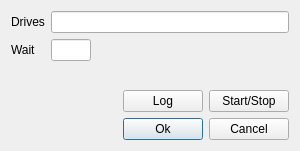
<?xml version="1.0" encoding="UTF-8"?>
<ui version="4.0">
 <class>SettingsDialog</class>
 <widget class="QDialog" name="SettingsDialog">
  <property name="geometry">
   <rect>
    <x>0</x>
    <y>0</y>
    <width>300</width>
    <height>151</height>
   </rect>
  </property>
  <property name="minimumSize">
   <size>
    <width>300</width>
    <height>150</height>
   </size>
  </property>
  <property name="maximumSize">
   <size>
    <width>800</width>
    <height>300</height>
   </size>
  </property>
  <property name="windowTitle">
   <string>HD Active</string>
  </property>
  <layout class="QVBoxLayout" name="verticalLayout">
   <item>
    <layout class="QGridLayout" name="gridLayout">
     <property name="sizeConstraint">
      <enum>QLayout::SizeConstraint::SetDefaultConstraint</enum>
     </property>
     <item row="0" column="0">
      <widget class="QLabel" name="drives_label">
       <property name="text">
        <string>Drives</string>
       </property>
       <property name="buddy">
        <cstring>drives_line_edit</cstring>
       </property>
      </widget>
     </item>
     <item row="0" column="1">
      <widget class="QLineEdit" name="drives_line_edit"/>
     </item>
     <item row="1" column="0">
      <widget class="QLabel" name="wait_label">
       <property name="text">
        <string>Wait</string>
       </property>
       <property name="buddy">
        <cstring>wait_line_edit</cstring>
       </property>
      </widget>
     </item>
     <item row="1" column="1">
      <widget class="QLineEdit" name="wait_line_edit">
       <property name="maximumSize">
        <size>
         <width>40</width>
         <height>16777215</height>
        </size>
       </property>
      </widget>
     </item>
    </layout>
   </item>
   <item>
    <spacer name="verticalSpacer">
     <property name="orientation">
      <enum>Qt::Orientation::Vertical</enum>
     </property>
     <property name="sizeHint" stdset="0">
      <size>
       <width>20</width>
       <height>40</height>
      </size>
     </property>
    </spacer>
   </item>
   <item>
    <layout class="QHBoxLayout" name="horizontalLayout_2">
     <item>
      <spacer name="horizontalSpacer_2">
       <property name="orientation">
        <enum>Qt::Orientation::Horizontal</enum>
       </property>
       <property name="sizeHint" stdset="0">
        <size>
         <width>40</width>
         <height>20</height>
        </size>
       </property>
      </spacer>
     </item>
     <item>
      <widget class="QPushButton" name="log_button">
       <property name="text">
        <string>Log</string>
       </property>
      </widget>
     </item>
     <item>
      <widget class="QPushButton" name="change_state_button">
       <property name="text">
        <string>Start/Stop</string>
       </property>
      </widget>
     </item>
    </layout>
   </item>
   <item>
    <layout class="QHBoxLayout" name="horizontalLayout">
     <item>
      <spacer name="horizontalSpacer">
       <property name="orientation">
        <enum>Qt::Orientation::Horizontal</enum>
       </property>
       <property name="sizeHint" stdset="0">
        <size>
         <width>40</width>
         <height>20</height>
        </size>
       </property>
      </spacer>
     </item>
     <item>
      <widget class="QPushButton" name="ok_button">
       <property name="text">
        <string>Ok</string>
       </property>
       <property name="default">
        <bool>true</bool>
       </property>
      </widget>
     </item>
     <item>
      <widget class="QPushButton" name="cancel_button">
       <property name="text">
        <string>Cancel</string>
       </property>
       <property name="default">
        <bool>false</bool>
       </property>
      </widget>
     </item>
    </layout>
   </item>
  </layout>
 </widget>
 <tabstops>
  <tabstop>drives_line_edit</tabstop>
  <tabstop>wait_line_edit</tabstop>
  <tabstop>log_button</tabstop>
  <tabstop>change_state_button</tabstop>
  <tabstop>ok_button</tabstop>
  <tabstop>cancel_button</tabstop>
 </tabstops>
 <resources>
  <include location="../resources.qrc"/>
 </resources>
 <connections/>
</ui>
